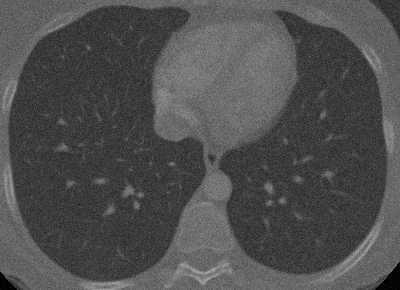
%> input picture HW5 - Wavelet Decomposition and Reconstruction/noise_lung.png, 400 x 290 px
$ octave HW5_sol.m   (GNU Octave 9; MATLAB toolbox functions it lacks are replaced by stand-ins)
%> lines starting %> are read from the running program, lines starting %| are printed output that depends on the picture
clear all; clc; close all

Input_CT_RGB_Im = double(imread('noise_lung.png','png'));
%> Input_CT_RGB_Im: size 290x400 double; min 0, max 172, mean 79.3; mean of the top-left, top-right, bottom-left and bottom-right quarters 76.6, 88.8, 74, 77.9
X = Input_CT_RGB_Im(:,:,1);

[c,s]=wavedec2(X,2,'db1');
%> s = [73 100; 73 100; 145 200; 290 400]

[H1,V1,D1] = detcoef2('all',c,s,1);
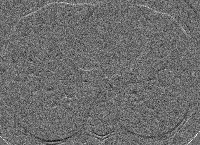
%> H1: size 145x200 double; min -42.5, max 57, mean 0; drawn with min black and max white
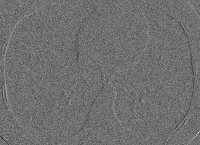
%> V1: size 145x200 double; min -83.5, max 106.5, mean 0; drawn with min black and max white
A1 = appcoef2(c,s,'haar',1);

[h1 w1 z]= size(A1);
%> h1 = 145; w1 = 200; z = 1
A1_v = reshape(A1,h1*w1,z);
H1_v= reshape(H1,h1*w1,z);
V1_v= reshape(V1,h1*w1,z);
D1_v= reshape(D1,h1*w1,z);

[H2,V2,D2] = detcoef2('all',c,s,2);
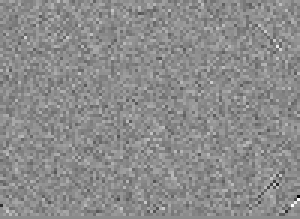
%> D2: size 73x100 double (shown 3 times larger); min -71.25, max 58.75, mean 0.1; drawn with min black and max white
A2 = appcoef2(c,s,'haar',2);
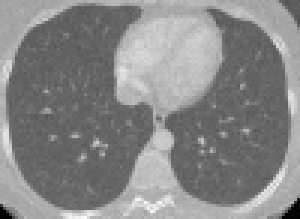
%> A2: size 73x100 double (shown 3 times larger); min 4, max 594.3, mean 317.7; drawn with min black and max white
[h2 w2 z]= size(A2);
%> h2 = 73; w2 = 100
A2_v = reshape(A2,h2*w2,z);
%> A2_v = 7300 values, max 594.3 at index 3937, min 4 at index 7300, mean 317.7
H2_v= reshape(H2,h2*w2,z);
%> H2_v = 7300 values, max 92.75 at index 7150, min -110 at index 2115, mean -0.0268
V2_v= reshape(V2,h2*w2,z);
%> V2_v = 7300 values, max 113 at index 267, min -100.5 at index 143, mean 0.177
D2_v= reshape(D2,h2*w2,z);
%> D2_v = 7300 values, max 58.75 at index 7150, min -71.25 at index 7293, mean 0.123

% Display Level 1 decomposition
figure;

subplot(2,2,1);
imshow(A1,[]);
title('Approximation Coef. of Level 1');

subplot(2,2,2);
imshow(H1,[]);
title('Horizontal detail Coef. of Level 1');

subplot(2,2,3);
imshow(V1,[]);
title('Vertical detail Coef. of Level 1');

subplot(2,2,4);
imshow(D1,[]);
title('Diagonal detail Coef. of Level 1');

% Display Level 2 decomposition
figure
subplot(2,2,1);
imshow(A2,[]);
title('Approximation Coef. of Level 2');

subplot(2,2,2);
imshow(H2,[]);
title('Horizontal detail Coef. of Level 2');

subplot(2,2,3);
imshow(V2,[]);
title('Vertical detail Coef. of Level 2');

subplot(2,2,4);
imshow(D2,[]);
title('Diagonal detail Coef. of Level 2');

% Reconstruction

% Full Reconstruction
Rec_X = waverec2(c,s,'db1');
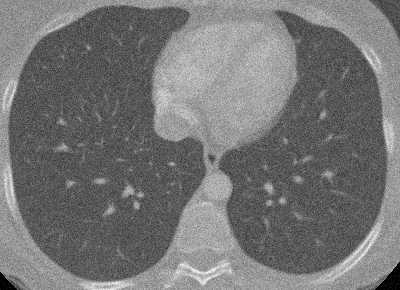
%> Rec_X: size 290x400 double; min -4.44e-15, max 172, mean 79.3; drawn with min black and max white

% Keep only the horizontal details
CH = [0.*A2_v' 1.*H2_v' 0.*V2_v' 0.*D2_v' 1.*H1_v' 0.*V1_v' 0.*D1_v'];
Rec_XH = waverec2(CH,s,'db1');

% Keep only the vertical details
CV = [0.*A2_v' 0.*H2_v' 1.*V2_v' 0.*D2_v' 0.*H1_v' 1.*V1_v' 0.*D1_v'];
Rec_XV = waverec2(CV,s,'db1');
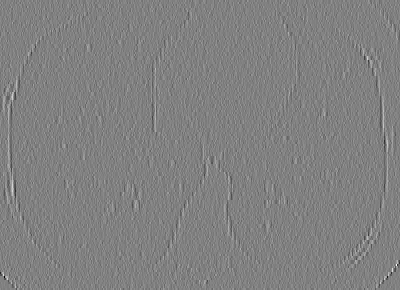
%> Rec_XV: size 290x400 double; min -66.88, max 65.19, mean 0; drawn with min black and max white

% Keep only all diagonal details and the approximation component
CD = [1.*A2_v' 0.*H2_v' 0.*V2_v' 1.*D2_v' 0.*H1_v' 0.*V1_v' 1.*D1_v'];
Rec_XD = waverec2(CD,s,'db1');

% Display Reconstructed Images
figure
subplot(2,2,1)
imshow(X,[])
title('Noisy Image');

subplot(2,2,2)
imshow(Rec_XH,[])
title('Horizontal details');

subplot(2,2,3)
imshow(Rec_XV,[])
title('Vertical details');

subplot(2,2,4)
imshow(Rec_XD,[])
title('Diagonal details+ Approximation');

%suggested denoising: Removing the highest frequqncy components  (level 1)
figure
CS = [1.*A2_v' 1.*H2_v' 1.*V2_v' 1.*D2_v' 0.*H1_v' 0.*V1_v' 0.*D1_v'];
Rec_XD = waverec2(CS,s,'db1');
imshowpair(X,Rec_XD,'montage')
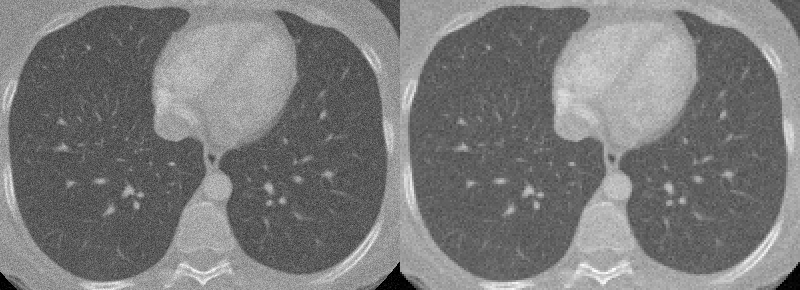
%> displayed picture: size 290x800, on the screen's scale of 0 to 255; min 0, max 255, mean 122.8
title('Suggested Denoising: Level 2 details+ Approximation');
